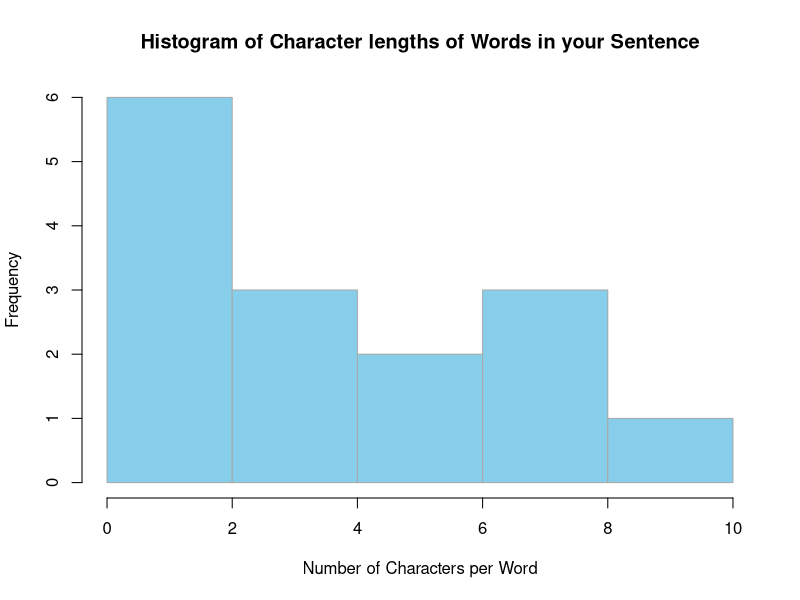

Generate this figure with R:
## ---- chunk 1
library(stringr)

#set up the sample sentence
sampleSentence <- 
  "This is an example sentence with a number of words with various character in it"

#reverse the sentence
strsplit(sapply(lapply(strsplit(sampleSentence, NULL), rev), paste, collapse=""),'\n')

## ---- chunk 2
#determine the frequencies of the word lengths
word_lengths <- sort(sapply(strsplit(sampleSentence, " "), nchar))

#display a histogram of the word lengths
hist(word_lengths, breaks='FD',
                   col='skyblue', 
                   border='darkgray', 
                   xlab='Number of Characters per Word', 
                   main='Histogram of Character lengths of Words in your Sentence')
